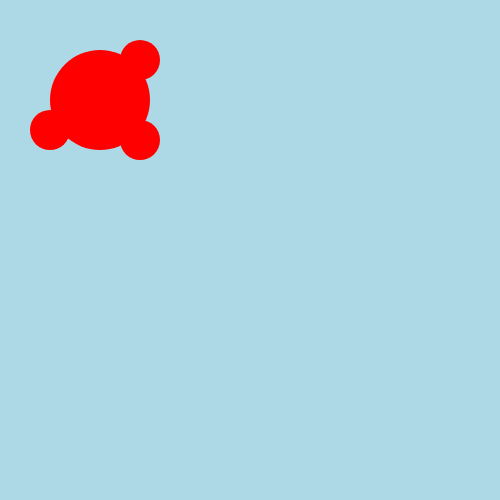
Frame 1 (no input)
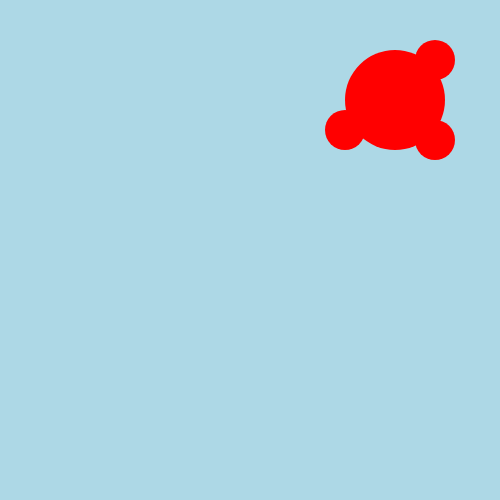
Frame 60 (no input)
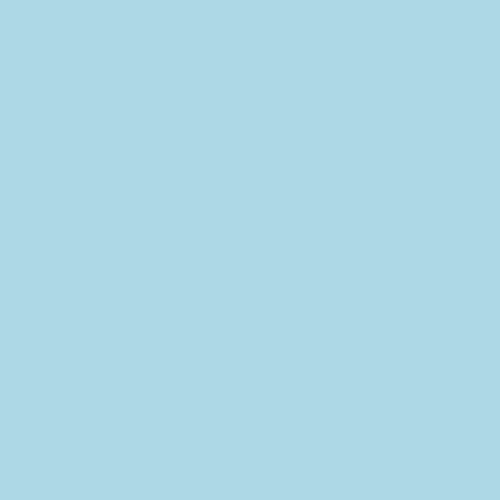
Frame 120 (the mouse pressed at the canvas centre since frame 60)

The p5.js sketch that drew these frames (run headless with seeded random() and noise() and a simulated clock; from frame 60 on, the mouse is pressed at the canvas centre):

// p5.js sketch
// ── sketch.js
var x = 0;

function setup() {
  createCanvas(500, 500);
  rectMode(CENTER);
  ellipseMode(CENTER);
}

function draw() {

background('lightblue');

push();
translate(x, 0);
makeCovid();
x = x + 5;
if (x > width){
  x = -300;
}
pop();
//translate(200, 50);
//makeCovid()

}


function makeCovid(){
  noStroke();
  fill('red');
  ellipse(100, 100, 100, 100);
  ellipse(140, 140, 40, 40);
  ellipse(140, 60, 40, 40);
  ellipse(50, 130, 40, 40);

}
